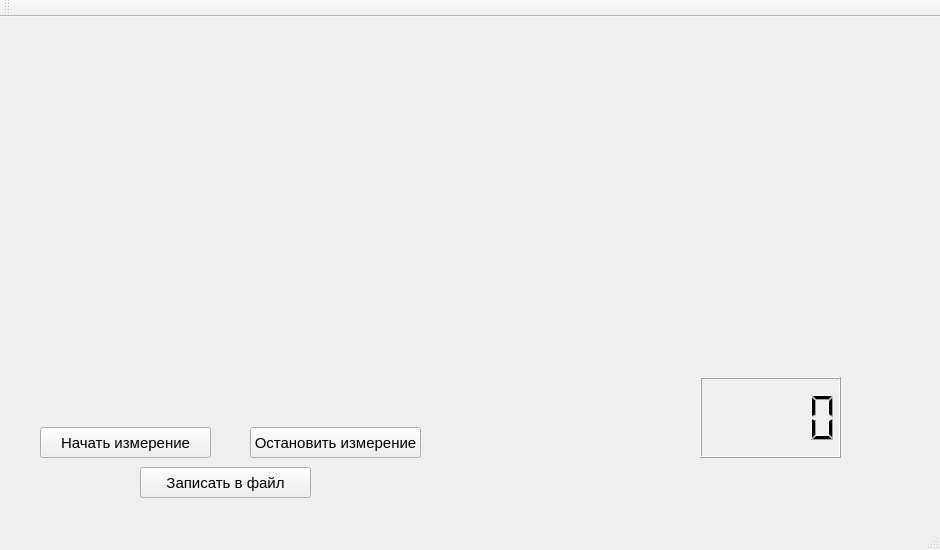
<?xml version="1.0" encoding="UTF-8"?>
<ui version="4.0">
 <class>MainWindow</class>
 <widget class="QMainWindow" name="MainWindow">
  <property name="geometry">
   <rect>
    <x>0</x>
    <y>0</y>
    <width>940</width>
    <height>550</height>
   </rect>
  </property>
  <property name="font">
   <font>
    <pointsize>11</pointsize>
   </font>
  </property>
  <property name="windowTitle">
   <string>MainWindow</string>
  </property>
  <widget class="QWidget" name="centralWidget">
   <widget class="QPushButton" name="pushButton">
    <property name="geometry">
     <rect>
      <x>40</x>
      <y>410</y>
      <width>171</width>
      <height>31</height>
     </rect>
    </property>
    <property name="text">
     <string>Начать измерение</string>
    </property>
   </widget>
   <widget class="QCustomPlot" name="widget" native="true">
    <property name="geometry">
     <rect>
      <x>610</x>
      <y>5</y>
      <width>311</width>
      <height>160</height>
     </rect>
    </property>
   </widget>
   <widget class="QPushButton" name="pushButton_2">
    <property name="geometry">
     <rect>
      <x>250</x>
      <y>410</y>
      <width>171</width>
      <height>31</height>
     </rect>
    </property>
    <property name="text">
     <string>Остановить измерение</string>
    </property>
   </widget>
   <widget class="QLabel" name="label_2">
    <property name="geometry">
     <rect>
      <x>20</x>
      <y>20</y>
      <width>501</width>
      <height>341</height>
     </rect>
    </property>
    <property name="text">
     <string/>
    </property>
   </widget>
   <widget class="QPushButton" name="pushButton_3">
    <property name="geometry">
     <rect>
      <x>140</x>
      <y>450</y>
      <width>171</width>
      <height>31</height>
     </rect>
    </property>
    <property name="text">
     <string>Записать в файл</string>
    </property>
   </widget>
   <widget class="QCustomPlot" name="widget_2" native="true">
    <property name="geometry">
     <rect>
      <x>610</x>
      <y>185</y>
      <width>311</width>
      <height>160</height>
     </rect>
    </property>
   </widget>
   <widget class="QLCDNumber" name="lcdNumber">
    <property name="geometry">
     <rect>
      <x>700</x>
      <y>360</y>
      <width>141</width>
      <height>81</height>
     </rect>
    </property>
   </widget>
  </widget>
  <widget class="QMenuBar" name="menuBar">
   <property name="geometry">
    <rect>
     <x>0</x>
     <y>0</y>
     <width>940</width>
     <height>20</height>
    </rect>
   </property>
  </widget>
  <widget class="QToolBar" name="mainToolBar">
   <attribute name="toolBarArea">
    <enum>TopToolBarArea</enum>
   </attribute>
   <attribute name="toolBarBreak">
    <bool>false</bool>
   </attribute>
  </widget>
  <widget class="QStatusBar" name="statusBar"/>
 </widget>
 <layoutdefault spacing="6" margin="11"/>
 <customwidgets>
  <customwidget>
   <class>QCustomPlot</class>
   <extends>QWidget</extends>
   <header>qcustomplot.h</header>
   <container>1</container>
  </customwidget>
 </customwidgets>
 <resources/>
 <connections/>
</ui>
